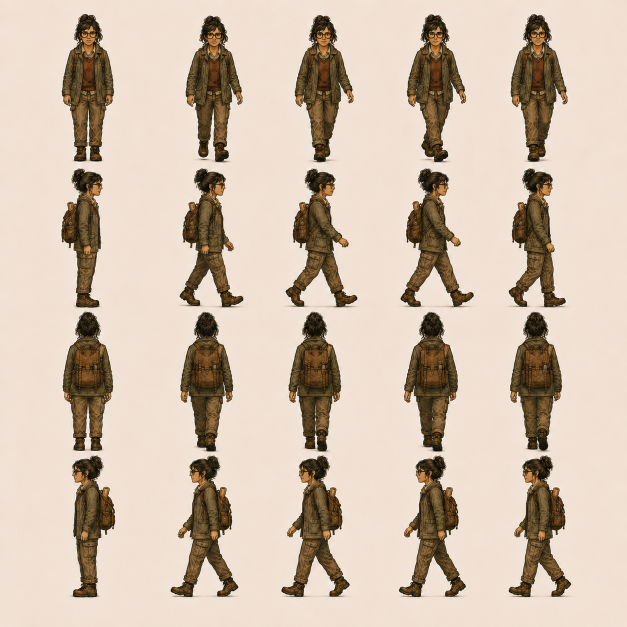
#> input picture tools/chromakeylab/data/julia/julia.png, 1254 x 1254 px (shown at 1/2 size)
$ python chroma_key_tuner.py data/julia/julia.png
#> lines starting #> are read from the running program, lines starting #| are printed output that depends on the picture; after the words box and inside, x2 and y2 are one past the last pixel; in counts of white or black regions, pixels touching at a corner belong together
#!/usr/bin/env python3
"""
Interactive chroma-key tuner for generated 2D game-art layers.

Usage:
    python chroma_key_tuner.py input.png --key 255 0 255 --output extracted.png

Controls:
    - Trackbars adjust thresholds and cleanup.
    - Press S to save RGBA output.
    - Press Q or ESC to quit.

Requires:
    pip install opencv-python numpy
"""

from __future__ import annotations

import argparse
from pathlib import Path
import cv2
import numpy as np


def parse_args() -> argparse.Namespace:
    p = argparse.ArgumentParser()
    p.add_argument("image", type=Path)
    p.add_argument(
        "--key",
        nargs=3,
        type=int,
        default=None,
        metavar=("R", "G", "B"),
        help="chroma key RGB; auto-detected from image borders when omitted",
    )
    p.add_argument(
        "--patch",
        type=int,
        default=20,
        help="corner patch size for auto chroma detection (pixels)",
    )
    p.add_argument("--output", type=Path, default=None)
    p.add_argument("--scale", type=float, default=0.75, help="preview scale")
    return p.parse_args()


def estimate_key_color(rgb: np.ndarray, patch: int = 20) -> np.ndarray:
    """Median chroma color sampled from the four corner patches (mirrors the notebook)."""
    h, w = rgb.shape[:2]
    patch = max(1, min(patch, h // 2, w // 2))
    patches = [
        rgb[:patch, :patch],
        rgb[:patch, w - patch:],
        rgb[h - patch:, :patch],
        rgb[h - patch:, w - patch:],
    ]
    samples = np.concatenate([p.reshape(-1, 3) for p in patches], axis=0)
    return np.median(samples, axis=0).astype(np.uint8)


def background_connected_to_border(bg_mask: np.ndarray) -> np.ndarray:
    """Connected components of `bg_mask` that touch a border row or column."""
    num, labels = cv2.connectedComponents(bg_mask.astype(np.uint8), connectivity=4)
    if num <= 1:
        return np.zeros_like(bg_mask, dtype=bool)
    border_labels = set()
    border_labels.update(np.unique(labels[0]).tolist())
    border_labels.update(np.unique(labels[-1]).tolist())
    border_labels.update(np.unique(labels[:, 0]).tolist())
    border_labels.update(np.unique(labels[:, -1]).tolist())
    border_labels.discard(0)
    return np.isin(labels, list(border_labels))


def despill_for_key(
    rgb_linear: np.ndarray,
    alpha: np.ndarray,
    key_rgb: np.ndarray,
    strength: float,
) -> np.ndarray:
    """Chroma-direction-aware despill at the silhouette edge band.

    Channels of `key_rgb` with value >= 50% of the key's max are the
    "dominant" ones; the rest are "suppressed". An edge pixel whose
    dominant-channel minimum exceeds its suppressed-channel maximum carries
    chroma spill in that direction, which we shrink. A near-grey/near-black
    key has no chroma direction and we return the input unchanged.
    """
    out = rgb_linear.copy()
    if strength <= 0.0:
        return out
    edge = (alpha > 0.0) & (alpha < 1.0)
    if not edge.any():
        return out
    key = key_rgb.astype(np.float32) / 255.0
    max_k = float(key.max())
    if max_k < 1e-3:
        return out
    dom_mask = key >= 0.5 * max_k
    dom_chans = [c for c in range(3) if dom_mask[c]]
    sup_chans = [c for c in range(3) if not dom_mask[c]]
    if not dom_chans or not sup_chans:
        return out
    dom_min = rgb_linear[..., dom_chans].min(axis=-1)
    sup_max = rgb_linear[..., sup_chans].max(axis=-1)
    excess = np.maximum(0.0, dom_min - sup_max)
    correction = strength * excess * edge.astype(np.float32)
    for c in dom_chans:
        out[..., c] = np.clip(out[..., c] - correction, 0.0, 1.0)
    for c in sup_chans:
        out[..., c] = np.clip(out[..., c] + 0.25 * correction, 0.0, 1.0)
    return out


# [12 lines left out: function crop_to_content, not called in this run]


def imread_rgb(path: Path) -> np.ndarray:
    bgr = cv2.imread(str(path), cv2.IMREAD_COLOR)
    if bgr is None:
        raise FileNotFoundError(path)
    return cv2.cvtColor(bgr, cv2.COLOR_BGR2RGB)


def create_trackbar_window(name: str) -> None:
    cv2.namedWindow(name, cv2.WINDOW_NORMAL)
    cv2.resizeWindow(name, 500, 420)
    cv2.createTrackbar("RGB thresh", name, 45, 255, lambda _: None)
    cv2.createTrackbar("Hue tol", name, 12, 90, lambda _: None)
    cv2.createTrackbar("Min sat", name, 80, 255, lambda _: None)
    cv2.createTrackbar("Min val", name, 80, 255, lambda _: None)
    cv2.createTrackbar("Open k", name, 0, 15, lambda _: None)
    cv2.createTrackbar("Close k", name, 0, 15, lambda _: None)
    cv2.createTrackbar("Dilate k", name, 1, 15, lambda _: None)
    cv2.createTrackbar("Erode k", name, 0, 15, lambda _: None)
    cv2.createTrackbar("Feather x10", name, 20, 100, lambda _: None)
    cv2.createTrackbar("Despill x100", name, 70, 100, lambda _: None)
    cv2.createTrackbar("Border only", name, 1, 1, lambda _: None)  # preserve interior chroma
    cv2.createTrackbar("View", name, 0, 5, lambda _: None)


def odd_or_zero(v: int) -> int:
    if v <= 0:
        return 0
    return v if v % 2 == 1 else v + 1


def morph_mask(mask: np.ndarray, open_k: int, close_k: int, dilate_k: int, erode_k: int) -> np.ndarray:
    m = mask.astype(np.uint8) * 255
    for op_name, ksize in [("open", open_k), ("close", close_k), ("dilate", dilate_k), ("erode", erode_k)]:
        ksize = odd_or_zero(ksize)
        if ksize <= 0:
            continue
        k = cv2.getStructuringElement(cv2.MORPH_ELLIPSE, (ksize, ksize))
        if op_name == "open":
            m = cv2.morphologyEx(m, cv2.MORPH_OPEN, k)
        elif op_name == "close":
            m = cv2.morphologyEx(m, cv2.MORPH_CLOSE, k)
        elif op_name == "dilate":
            m = cv2.dilate(m, k)
        elif op_name == "erode":
            m = cv2.erode(m, k)
    return m > 0


def composite_over(rgba: np.ndarray, bg_rgb: tuple[int, int, int]) -> np.ndarray:
    a = rgba[..., 3:4].astype(np.float32) / 255.0
    fg = rgba[..., :3].astype(np.float32)
    bg = np.zeros_like(fg) + np.array(bg_rgb, dtype=np.float32)
    return (fg * a + bg * (1 - a)).astype(np.uint8)


def make_output(
    img: np.ndarray,
    key_rgb: np.ndarray,
    rgb_thresh: int,
    hue_tol: int,
    min_sat: int,
    min_val: int,
    open_k: int,
    close_k: int,
    dilate_k: int,
    erode_k: int,
    feather_px: float,
    despill_strength: float,
    border_only: bool,
) -> tuple[np.ndarray, dict[str, np.ndarray]]:
    img_f = img.astype(np.float32)
    key_f = key_rgb.astype(np.float32)
    rgb_dist = np.linalg.norm(img_f - key_f[None, None, :], axis=2)
    bg_rgb = rgb_dist < rgb_thresh

    hsv = cv2.cvtColor(img, cv2.COLOR_RGB2HSV)
    key_hsv = cv2.cvtColor(np.uint8([[key_rgb]]), cv2.COLOR_RGB2HSV)[0, 0]
    H, S, V = hsv[..., 0], hsv[..., 1], hsv[..., 2]
    key_h = int(key_hsv[0])
    hue_delta = np.abs(H.astype(np.int16) - key_h)
    hue_dist = np.minimum(hue_delta, 180 - hue_delta)
    bg_hsv = (hue_dist <= hue_tol) & (S >= min_sat) & (V >= min_val)

    bg = bg_rgb | bg_hsv
    # Keep only background reachable from the image border, so interior pixels
    # that share the chroma colour stay foreground (notebook §"Keep only
    # background connected to the image border").
    if border_only:
        bg = background_connected_to_border(bg)
    bg_clean = morph_mask(bg, open_k, close_k, dilate_k, erode_k)
    fg_clean = ~bg_clean

    dist_inside = cv2.distanceTransform(fg_clean.astype(np.uint8), cv2.DIST_L2, 3)
    feather_px = max(feather_px, 0.1)
    alpha = np.clip(dist_inside / feather_px, 0, 1)
    alpha[bg_clean] = 0.0

    rgb = img.astype(np.float32) / 255.0
    rgb2 = despill_for_key(rgb, alpha, key_rgb, despill_strength)

    rgba = np.dstack([(rgb2 * 255).astype(np.uint8), (alpha * 255).astype(np.uint8)])
    debug = {
        "rgb_dist": np.clip(rgb_dist, 0, 255).astype(np.uint8),
        "bg_rgb": (bg_rgb.astype(np.uint8) * 255),
        "bg_hsv": (bg_hsv.astype(np.uint8) * 255),
        "bg_clean": (bg_clean.astype(np.uint8) * 255),
        "alpha": (alpha * 255).astype(np.uint8),
    }
    return rgba, debug


def resize_preview(img: np.ndarray, scale: float) -> np.ndarray:
    if scale == 1.0:
        return img
    h, w = img.shape[:2]
    return cv2.resize(img, (int(w * scale), int(h * scale)), interpolation=cv2.INTER_AREA)


def main() -> None:
    args = parse_args()
    img = imread_rgb(args.image)
#> in imread_rgb, bgr is the input picture: shape (1254, 1254, 3); mean B, G, R 172.6, 189.2, 206.2
    if args.key is None:
        key_rgb = estimate_key_color(img, patch=args.patch)
#> in estimate_key_color, `samples = np.concatenate([p.reshape(-1, 3) for p in patches], axis=0)`: samples = 1600 rows, first 8: [238, 223, 210], [240, 225, 213], [241, 225, 213], [240, 226, 212], [241, 226, 213], [241, 225, 212], [241, 226, 213], [241, 226, 212]
#> key_rgb = [240, 224, 211]
        print(f"auto chroma RGB: {tuple(int(x) for x in key_rgb)}")
#| auto chroma RGB: (240, 224, 211)
    else:
        key_rgb = np.array(args.key, dtype=np.uint8)
    output = args.output or args.image.with_name(args.image.stem + "_extracted.png")

    controls = "controls"
    create_trackbar_window(controls)
    cv2.namedWindow("preview", cv2.WINDOW_NORMAL)

    latest_rgba = None

    while True:
        rgb_thresh = cv2.getTrackbarPos("RGB thresh", controls)
        hue_tol = cv2.getTrackbarPos("Hue tol", controls)
        min_sat = cv2.getTrackbarPos("Min sat", controls)
        min_val = cv2.getTrackbarPos("Min val", controls)
        open_k = cv2.getTrackbarPos("Open k", controls)
        close_k = cv2.getTrackbarPos("Close k", controls)
        dilate_k = cv2.getTrackbarPos("Dilate k", controls)
        erode_k = cv2.getTrackbarPos("Erode k", controls)
        feather_px = cv2.getTrackbarPos("Feather x10", controls) / 10.0
        despill = cv2.getTrackbarPos("Despill x100", controls) / 100.0
        border_only = cv2.getTrackbarPos("Border only", controls) > 0
        view = cv2.getTrackbarPos("View", controls)

        rgba, debug = make_output(
            img, key_rgb, rgb_thresh, hue_tol, min_sat, min_val,
            open_k, close_k, dilate_k, erode_k, feather_px, despill, border_only
        )
#> in make_output, `bg_rgb = rgb_dist < rgb_thresh`:
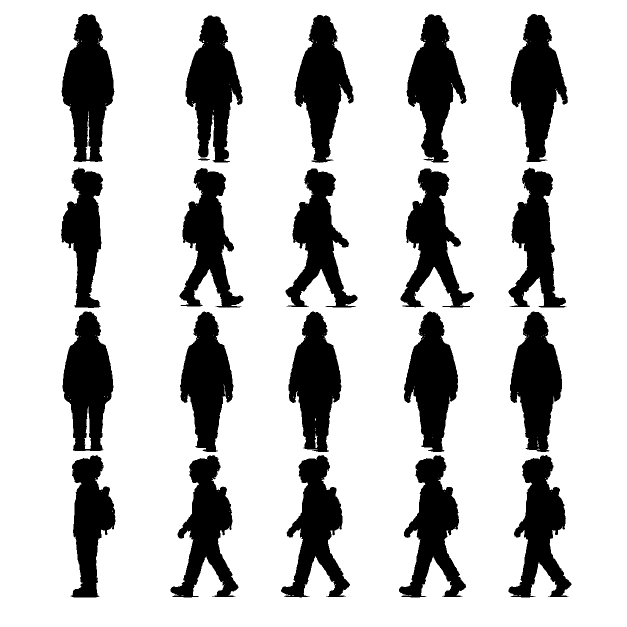
#> bg_rgb: shape (1254, 1254) bool (shown at 1/2 size); 77.4% white; 23 black regions (1 under 20 px), largest, box (x1, y1, x2, y2) and area: (123, 28, 229, 324) 19872, (371, 31, 486, 325) 19479, (1021, 28, 1136, 324) 19010
#> in make_output, `key_hsv = cv2.cvtColor(np.uint8([[key_rgb]]), cv2.COLOR_RGB2HSV)[0, 0]`: key_hsv = [13, 31, 240]
#> in make_output, `H, S, V = hsv[..., 0], hsv[..., 1], hsv[..., 2]`:
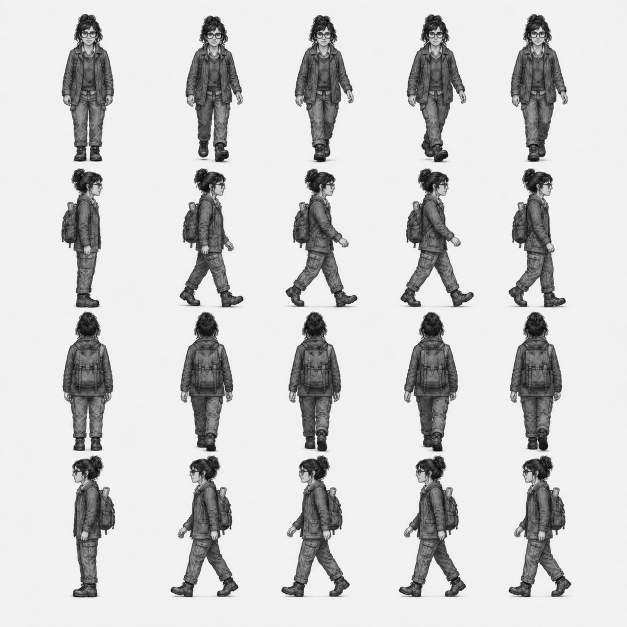
#> V: shape (1254, 1254) (shown at 1/2 size); min 0, max 255, mean 206.2
#> in make_output, `key_h = int(key_hsv[0])`: key_h = 13
#> in background_connected_to_border, `num, labels = cv2.connectedComponents(bg_mask.astype(np.uint8), connec..`:
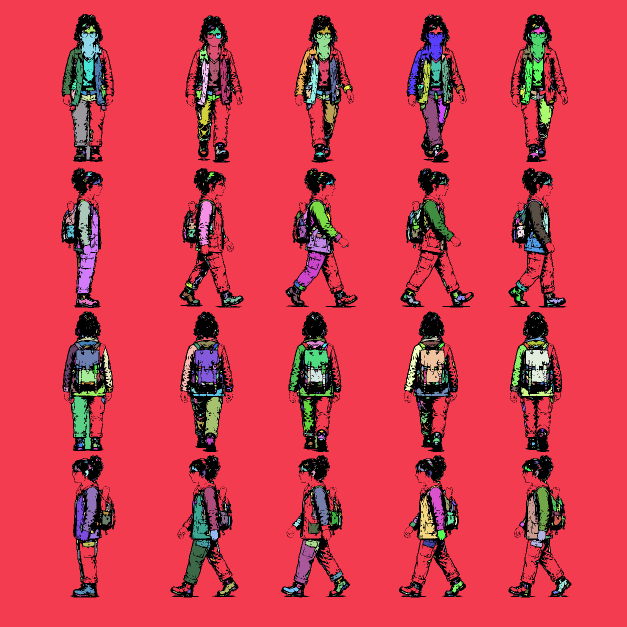
#> labels: shape (1254, 1254) int32 (shown at 1/2 size); 3287 distinct labels, from 0 to 3286; one colour per label, 0 black
#> in background_connected_to_border, `num, labels = cv2.connectedComponents(bg_mask.astype(np.uint8), connec..`: num = 3287
#> in make_output, `alpha = np.clip(dist_inside / feather_px, 0, 1)`:
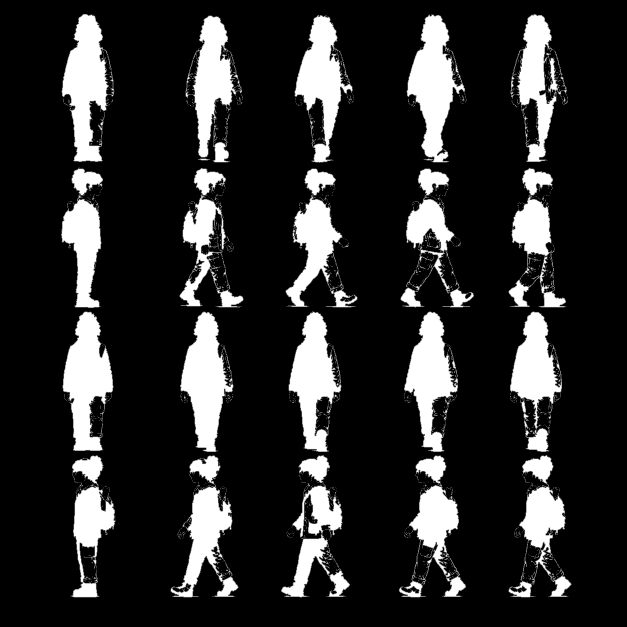
#> alpha: shape (1254, 1254) float32 (shown at 1/2 size); min 0, max 1, mean 0.171
#> in despill_for_key, `edge = (alpha > 0.0) & (alpha < 1.0)`:
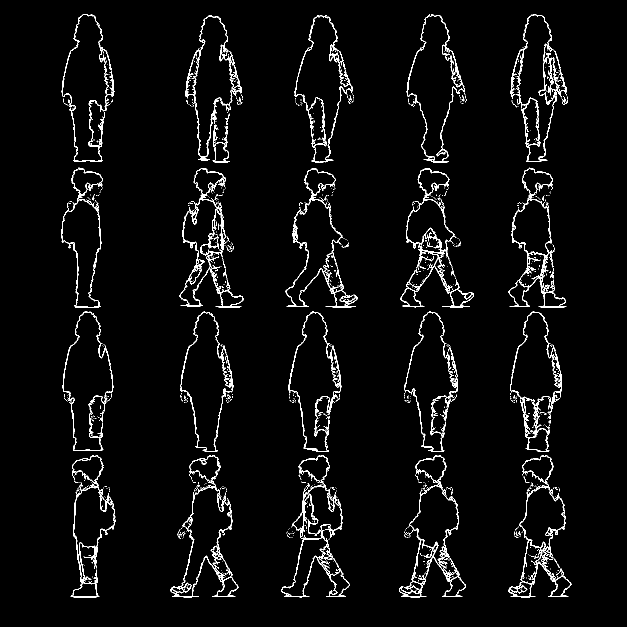
#> edge: shape (1254, 1254) bool (shown at 1/2 size); 3.6% white in thin lines or dots, all inside (x1, y1, x2, y2) = (122, 28, 1143, 1195)
#> in despill_for_key, `key = key_rgb.astype(np.float32) / 255.0`: key = [0.941, 0.878, 0.827]
#> in despill_for_key, `max_k = float(key.max())`: max_k = 0.941
#> in despill_for_key, `dom_mask = key >= 0.5 * max_k`: dom_mask = [True, True, True]
#> in despill_for_key, `dom_chans = [c for c in range(3) if dom_mask[c]]`: dom_chans = [0, 1, 2]
#> in despill_for_key, `sup_chans = [c for c in range(3) if not dom_mask[c]]`: sup_chans = []
#> in make_output, `rgba = np.dstack([(rgb2 * 255).astype(np.uint8), (alpha * 255).astype(..`:
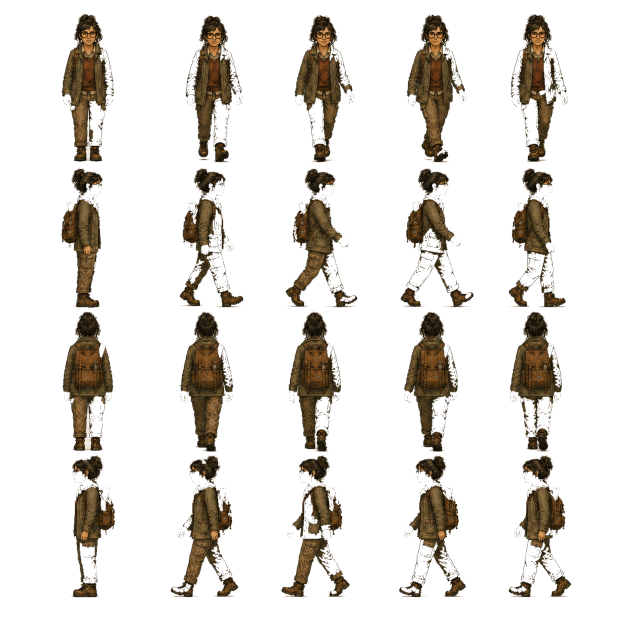
#> rgba: shape (1254, 1254, 4) (shown at 1/2 size); mean R, G, B, A 206.2, 189.2, 172.6, 43.7; transparent parts drawn white
#> debug = 5 items
        latest_rgba = rgba

        if view == 0:
            shown = composite_over(rgba, (40, 40, 40))
            title = "composite over dark"
        elif view == 1:
            shown = composite_over(rgba, (210, 210, 210))
            title = "composite over light"
        elif view == 2:
            shown = cv2.cvtColor(debug["bg_clean"], cv2.COLOR_GRAY2RGB)
            title = "clean background mask"
        elif view == 3:
            shown = cv2.cvtColor(debug["alpha"], cv2.COLOR_GRAY2RGB)
            title = "alpha"
        elif view == 4:
            shown = cv2.cvtColor(debug["bg_rgb"], cv2.COLOR_GRAY2RGB)
            title = "RGB background mask"
        else:
            shown = cv2.cvtColor(debug["bg_hsv"], cv2.COLOR_GRAY2RGB)
            title = "HSV background mask"

        shown_bgr = cv2.cvtColor(resize_preview(shown, args.scale), cv2.COLOR_RGB2BGR)
#> in resize_preview, `return cv2.resize(img, (int(w * scale), int(h * scale)), interpolation..`:
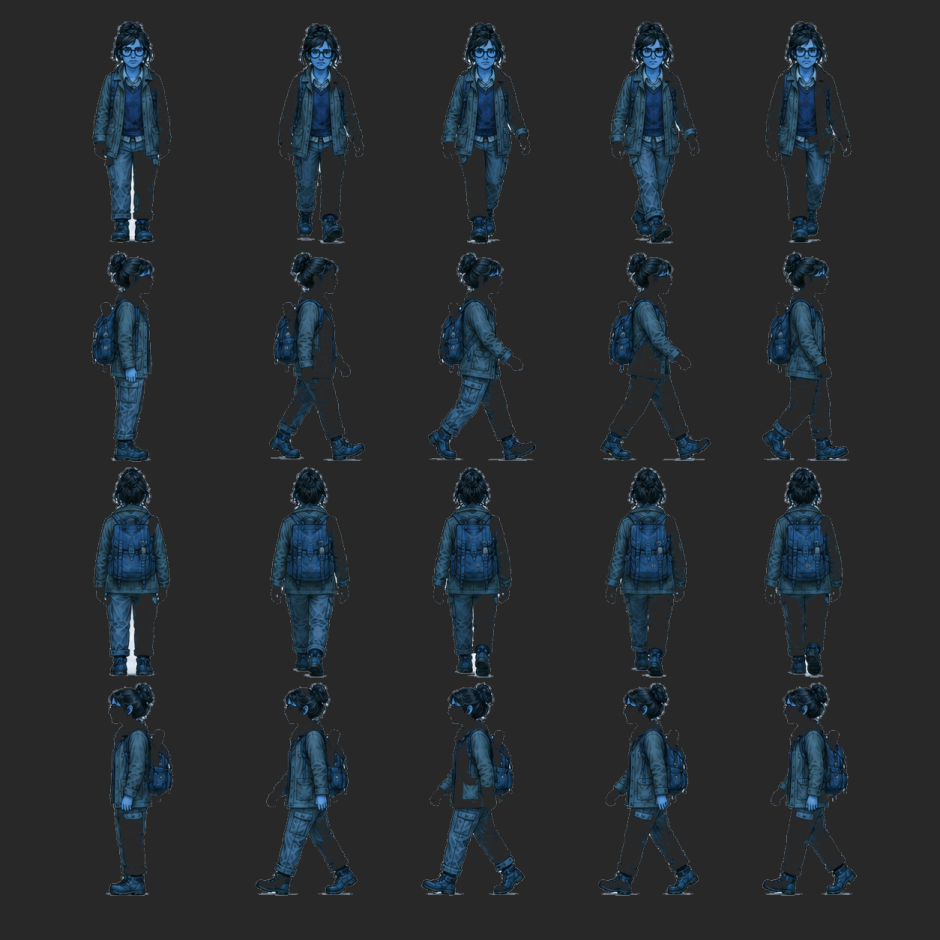
#> returned value: shape (940, 940, 3); mean of channels 0, 1, 2 47, 43.7, 39.2; drawn as B, G, R
        cv2.imshow("preview", shown_bgr)
        cv2.setWindowTitle("preview", f"preview - {title}")

        k = cv2.waitKey(30) & 0xFF
#> (key q is pressed here)
        if k in (27, ord("q"), ord("Q")):
            break
        if k in (ord("s"), ord("S")) and latest_rgba is not None:
            cropped = crop_to_content(latest_rgba)
            cv2.imwrite(str(output), cv2.cvtColor(cropped, cv2.COLOR_RGBA2BGRA))
            h0, w0 = latest_rgba.shape[:2]
            h1, w1 = cropped.shape[:2]
            print(f"Saved {output}  ({w0}x{h0} -> {w1}x{h1})")

    cv2.destroyAllWindows()


if __name__ == "__main__":
    main()
